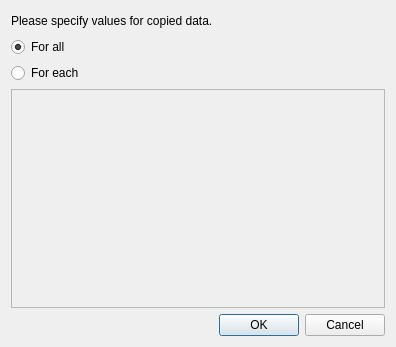
<?xml version="1.0" encoding="UTF-8"?>
<ui version="4.0">
 <class>GeoDataPolyDataGroupCopySettingDialog</class>
 <widget class="QDialog" name="GeoDataPolyDataGroupCopySettingDialog">
  <property name="geometry">
   <rect>
    <x>0</x>
    <y>0</y>
    <width>396</width>
    <height>347</height>
   </rect>
  </property>
  <property name="windowTitle">
   <string>Copy Setting</string>
  </property>
  <layout class="QVBoxLayout" name="verticalLayout">
   <item>
    <layout class="QHBoxLayout" name="horizontalLayout">
     <item>
      <widget class="QLabel" name="label">
       <property name="text">
        <string>Please specify values for copied data.</string>
       </property>
      </widget>
     </item>
     <item>
      <spacer name="horizontalSpacer">
       <property name="orientation">
        <enum>Qt::Horizontal</enum>
       </property>
       <property name="sizeHint" stdset="0">
        <size>
         <width>40</width>
         <height>20</height>
        </size>
       </property>
      </spacer>
     </item>
    </layout>
   </item>
   <item>
    <layout class="QHBoxLayout" name="horizontalLayout_2" stretch="0,1">
     <item>
      <widget class="QRadioButton" name="allRadioButton">
       <property name="text">
        <string>For all</string>
       </property>
       <property name="checked">
        <bool>true</bool>
       </property>
      </widget>
     </item>
     <item>
      <widget class="GridAttributeEditWidgetContainer" name="editWidget" native="true"/>
     </item>
    </layout>
   </item>
   <item>
    <widget class="QRadioButton" name="radioButton">
     <property name="text">
      <string>For each</string>
     </property>
    </widget>
   </item>
   <item>
    <widget class="QTableView" name="tableView">
     <property name="enabled">
      <bool>false</bool>
     </property>
     <property name="editTriggers">
      <set>QAbstractItemView::NoEditTriggers</set>
     </property>
     <property name="selectionMode">
      <enum>QAbstractItemView::NoSelection</enum>
     </property>
     <property name="showGrid">
      <bool>true</bool>
     </property>
    </widget>
   </item>
   <item>
    <widget class="QDialogButtonBox" name="buttonBox">
     <property name="orientation">
      <enum>Qt::Horizontal</enum>
     </property>
     <property name="standardButtons">
      <set>QDialogButtonBox::Cancel|QDialogButtonBox::Ok</set>
     </property>
    </widget>
   </item>
  </layout>
 </widget>
 <customwidgets>
  <customwidget>
   <class>GridAttributeEditWidgetContainer</class>
   <extends>QWidget</extends>
   <header>guicore/pre/gridcond/base/gridattributeeditwidgetcontainer.h</header>
   <container>1</container>
  </customwidget>
 </customwidgets>
 <resources/>
 <connections>
  <connection>
   <sender>buttonBox</sender>
   <signal>accepted()</signal>
   <receiver>GeoDataPolyDataGroupCopySettingDialog</receiver>
   <slot>accept()</slot>
   <hints>
    <hint type="sourcelabel">
     <x>175</x>
     <y>582</y>
    </hint>
    <hint type="destinationlabel">
     <x>157</x>
     <y>274</y>
    </hint>
   </hints>
  </connection>
  <connection>
   <sender>buttonBox</sender>
   <signal>rejected()</signal>
   <receiver>GeoDataPolyDataGroupCopySettingDialog</receiver>
   <slot>reject()</slot>
   <hints>
    <hint type="sourcelabel">
     <x>175</x>
     <y>582</y>
    </hint>
    <hint type="destinationlabel">
     <x>286</x>
     <y>274</y>
    </hint>
   </hints>
  </connection>
  <connection>
   <sender>allRadioButton</sender>
   <signal>toggled(bool)</signal>
   <receiver>editWidget</receiver>
   <slot>setEnabled(bool)</slot>
   <hints>
    <hint type="sourcelabel">
     <x>61</x>
     <y>59</y>
    </hint>
    <hint type="destinationlabel">
     <x>105</x>
     <y>60</y>
    </hint>
   </hints>
  </connection>
  <connection>
   <sender>radioButton</sender>
   <signal>toggled(bool)</signal>
   <receiver>tableView</receiver>
   <slot>setEnabled(bool)</slot>
   <hints>
    <hint type="sourcelabel">
     <x>47</x>
     <y>92</y>
    </hint>
    <hint type="destinationlabel">
     <x>51</x>
     <y>315</y>
    </hint>
   </hints>
  </connection>
 </connections>
</ui>
